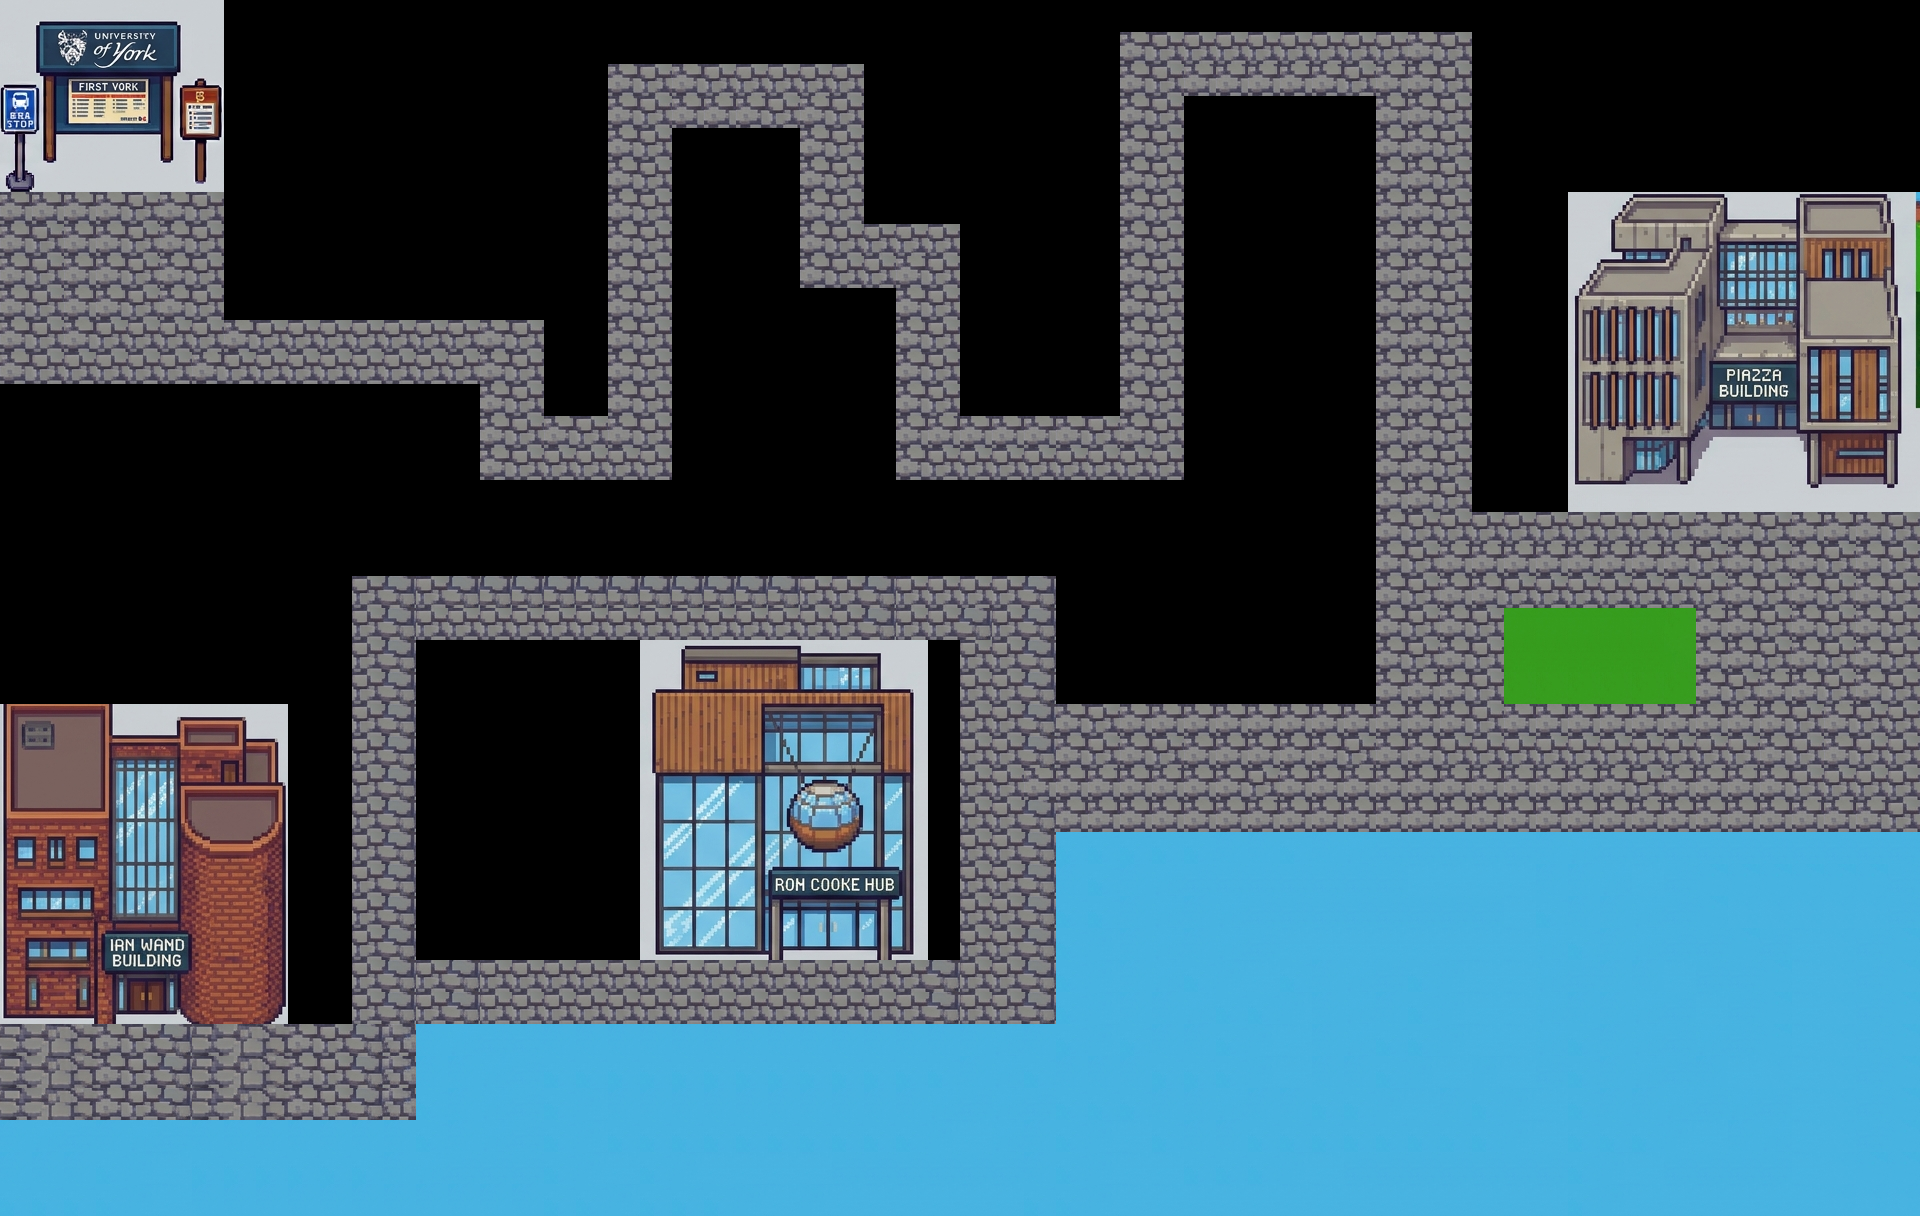

A level layout from a 2D game, rendered from its tile map. Below: a short description, then the map file with tile-grid data replaced by summaries:
An orthogonal 60x38 tile map with 32x32 px tiles, 1 tile layer (Tile Layer 1), 2 tilesets and 1 object.

<map version="1.10" tiledversion="1.12.2" orientation="orthogonal" renderorder="right-down" width="60" height="38" tilewidth="32" tileheight="32" infinite="0" nextlayerid="3" nextobjectid="3">
 <tileset firstgid="1" source="TileSet.tsx" />
 <tileset firstgid="1045" source="mapGraphics.tsx" />
 <layer id="1" name="Tile Layer 1" width="60" height="38">
  <data>[2280 cells, 1435 non-empty, 351 distinct tile ids]</data>
 </layer>
 <objectgroup id="2" name="collisionLayer">
  <object id="1" x="-7.18787" y="700.204" width="301.011" height="325.509">
   <properties>
    <property name="collision = true" type="bool" value="true" />
   </properties>
  </object>
 </objectgroup>
</map>
